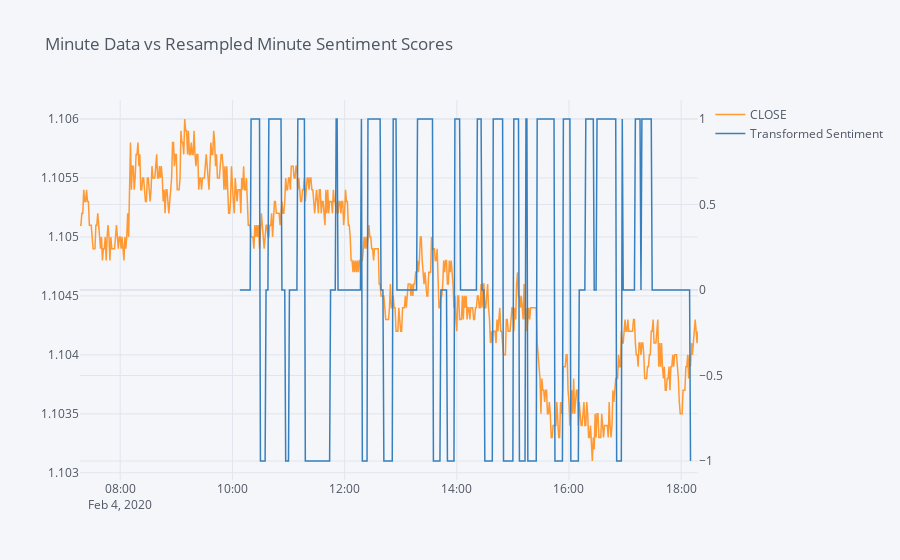

The cell this chart's notebook holds for it:
### Code cell
df.iplot(secondary_y='Transformed Sentiment', width=1.5, title='Minute Data vs Resampled Minute Sentiment Scores')

### Figure 1 — Plotly figure (JSON) as saved in the notebook; plotly's stock layout.template omitted (floating-point values rounded to 4 significant figures; data arrays with more than 128 entries replaced by an {"elided": "..."} marker saying what was removed)
{"data": [{"line": {"color": "rgba(255, 153, 51, 1.0)", "dash": "solid", "shape": "linear", "width": 1.5}, "mode": "lines", "name": "CLOSE", "text": "", "type": "scatter", "x": {"elided": "662 str values"}, "y": {"elided": "662 float values"}}, {"line": {"color": "rgba(55, 128, 191, 1.0)", "dash": "solid", "shape": "linear", "width": 1.5}, "mode": "lines", "name": "Transformed Sentiment", "text": "", "type": "scatter", "x": {"elided": "662 str values"}, "xaxis": "x", "y": {"elided": "662 mixed values"}, "yaxis": "y2"}], "layout": {"legend": {"bgcolor": "#F5F6F9", "font": {"color": "#4D5663"}}, "paper_bgcolor": "#F5F6F9", "plot_bgcolor": "#F5F6F9", "title": {"font": {"color": "#4D5663"}, "text": "Minute Data vs Resampled Minute Sentiment Scores"}, "xaxis": {"gridcolor": "#E1E5ED", "showgrid": true, "tickfont": {"color": "#4D5663"}, "title": {"font": {"color": "#4D5663"}, "text": ""}, "zerolinecolor": "#E1E5ED"}, "yaxis": {"gridcolor": "#E1E5ED", "showgrid": true, "tickfont": {"color": "#4D5663"}, "title": {"font": {"color": "#4D5663"}, "text": ""}, "zerolinecolor": "#E1E5ED"}, "yaxis2": {"anchor": "x", "gridcolor": "#E1E5ED", "overlaying": "y", "showgrid": true, "side": "right", "tickfont": {"color": "#4D5663"}, "title": {"text": ""}, "zerolinecolor": "#E1E5ED"}}}
